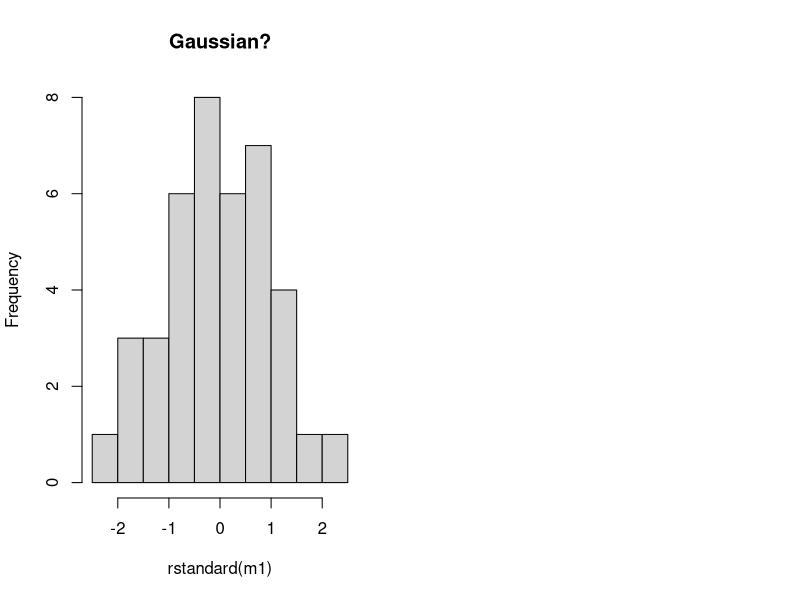

Reproduce this figure in R. (Note: this script raises an error after producing the figure.)
## HEADER ####
## who:
## what:
## when:

## 3.1 ####
# Try this
# Data in "wide format" 
A <- c(687, 691, 793, 675, 700, 753, 704, 717)
B <- c(618, 680, 592, 683, 631, 691, 694, 732)
C <- c(618, 687, 763, 747, 687, 737, 731, 603)
D <- c(600, 657, 669, 606, 718, 693, 669, 648)
E <- c(717, 658, 674, 611, 678, 788, 650, 690)

head(chicken.wide <- data.frame(A, B, C, D, E))

# Data in "long format"  ####
# The hard way
weight <- c(A,B,C,D,E)

(sire <- c(rep("A", 8),
          rep("B", 8),
          rep("C", 8),
          rep("D", 8),
          rep("E", 8) ))



head(data.frame(weight, sire))

tail(data.frame(weight, sire))

# The "programm-ey" way
weight1 <- c(A,B,C,D,E)

sire1 <- vector(mode = "character", length = 40)

for(i in 1:5) { 
  sire1[(8*i-8)+c(1:8)] <- rep(LETTERS[i], 8) 
  }

head(data.frame(weight1, sire1))

library(reshape2) # For melt()

new.long <- melt(chicken.wide)

names(new.long)

names(new.long) <- c('Sire', 'Weight')
names(new.long)

## 4 ####
## **Assumptions** ####

## - Gaussian residuals ####
# Make the model object with aov()

# ?aov
m1 <- aov(formula = Weight ~ Sire, 
          data = new.long)

# Graph to examine Gaussian assumption of residuals
# NB we use rstandard()
par(mfrow = c(1,2))
hist(rstandard(m1),
     main = "Gaussian?")

# Look at residuals with qqPlot()
library(car) # For qqPlot()

qqPlot(x = m1,
       main = "Gaussian?")
par(mfrow=c(1,1))


## 4.1 ####
shapiro.test(rstandard(m1))

## 4.2 ####

# Plot for homoscedasticity check
plot(formula = rstandard(m1) ~ fitted(m1),
     ylab = "m1: residuals",
     xlab = "m1: fitted values",
     main = "Spread similar across x?")

abline(h = 0,
       lty = 2, lwd = 2, col = "red")

# Make the mean residual y points (just to check)
y1 <- aggregate(rstandard(m1), 
                by = list(new.long$Sire), 
                FUN = mean)[,2]

# Make the x unique fitted values (just to check)
x1 <- unique(round(fitted(m1), 6))

points(x = x1, y = y1, 
       pch = 16, cex = 1.2, col = "blue")

plot(m1)


# NHST to examine  assumption of homoscedasticity
# (homoscedasticiyy good, heteroscedasticity bad)

bartlett.test(formula = weight~sire, data = new.long)

## 5 #### 
## basic boxplot ####

# It always pays to make a nice plot

# Do you think sire affects offspring weight?
boxplot(Weight ~ Sire, 
        data = new.long, 
        main = "Is this plot good enough?") 

## **Make a better graph** ####

boxplot(Weight ~ Sire, data = new.long,
        ylab = "Weight (g)",
        xlab = "Sire",
        main = "Effect of Sire on 8-wk weight",
        cex = 0) # Get rid of the outlier dot (we will draw it back)

# Make horizontal line for grand mean
abline(h = mean(new.long$Weight), 
       lty = 2, lwd = 2, col = "red") # Mere vanity

# Draw on raw data
set.seed(42)
points(x = jitter(rep(1:5, each = 8), amount = .1),
       y = new.long$Weight,
       pch = 16, cex = .8, col = "blue") # Mere vanity

## 6.2 ####
## Perform 1-way ANOVA ####
# Try this

# NB if the factor is a character, it "should" be coerced to a factor
# by R, "the passive aggressive butler"
# If in doubt, explicitly make the vector class == factor()
m1 <- aov(formula = Weight ~ Sire, 
          data = new.long)

anova(m1)
summary(m1)

# post hoc test

TukeyHSD(m1)

